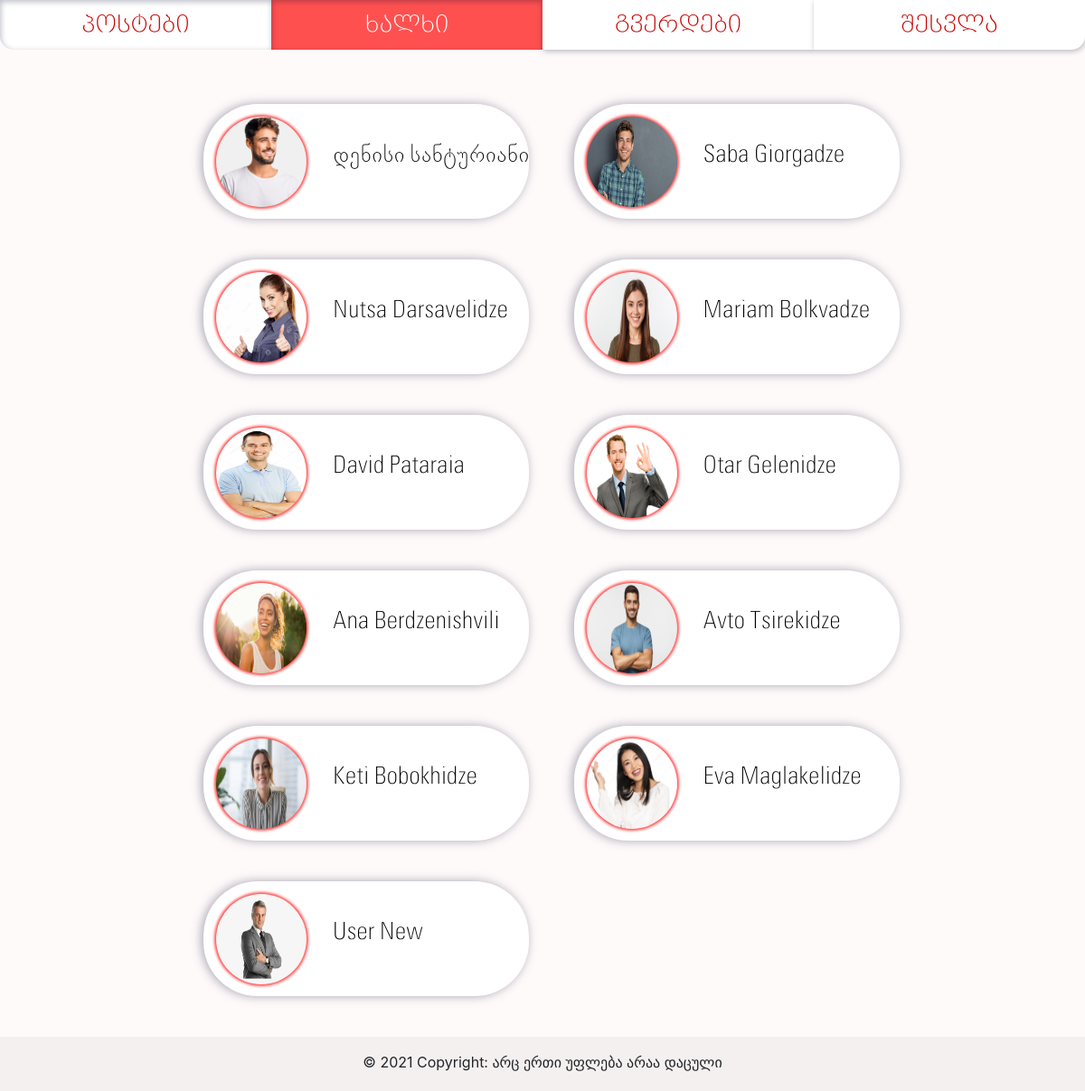
Screenshot of /people with the database file from the repository.
### app.py (models this page shows, shortened)
class UserModel(db.Model):
    __tablename__ = 'users'
    id = db.Column(db.Integer, primary_key=True)
    username = db.Column(db.String, unique=True)
    name_first = db.Column(db.String)
    name_last = db.Column(db.String)
    email = db.Column(db.String, unique=True)
    phone = db.Column(db.String)
    sex = db.Column(db.String)
    dob = db.Column(db.Date)
    password = db.Column(db.String)
    age = db.Column(db.Integer)
    picture = db.Column(db.String)
    post = db.relationship('PostsModel', backref='usermodel', uselist=False)

### routes.py (the view)
@app.route('/people')
def list_people():
    people_list = UserModel.query.all()
    return render_template('people.html', pages=pages_nav_list, people_list=people_list)

### templates/people.html
{% extends "base.html" %}
{% block content %}
{% from 'macros.html' import show_profile_picture %}
        <div class="profile-list-all">
        {% for p in people_list %}
            <a href="/profile/{{p.username}}">
                <div class="profile-list-one">
                    <table style="flex-direction: row">
                    <td>
                        <tr> {{ show_profile_picture(p, 'profile-list-image') }} </tr>
                    </td>
                    <td>
                        <tr><span class="profile-list-name"> {{ p.name_first }} {{ p.name_last }}
                        </span> </tr>
                    </td>
                    </table>
                </div>
            </a>
        {% endfor %}
        </div>
{% endblock %}

### templates/base.html (shortened to what this page needs)
{% from 'macros.html' import generate_navbar, generate_title %}
<!DOCTYPE html>
<html lang="en">
<head>
    <link rel="stylesheet" href="https://cdn.jsdelivr.net/npm/bootstrap@4.6.0/dist/css/bootstrap.min.css">
    <link rel="stylesheet" href="{{ url_for('static', filename='bpg-nino-elite-exp-caps.css') }}">
    <link rel="stylesheet" href="{{ url_for('static', filename='bpg-nino-elite.css') }}">
    <link rel="stylesheet" href="{{ url_for('static', filename='styles.css') }}">
</head>
<body>
    <div id="container">
        {{ generate_navbar(pages) }}
        {% block content %} {% endblock %}
        <footer>
            <div class="text-center p-3 container-fluid" id="footer">
            © 2021 Copyright: არც ერთი უფლება არაა დაცული
            </div>
        </footer>
    </div>
<link class="jsbin" href="http://ajax.googleapis.com/ajax/libs/jqueryui/1/themes/base/jquery-ui.css" rel="stylesheet" type="text/css" />
</body>
</html>

### templates/macros.html (shortened to what this page needs)
{% macro generate_navbar(pages) %}
    <nav class="c-12" id="navbar">
        {% for page in pages %}
            {% if request.endpoint.endswith(page[0]) %}
                <a class="c-3 nav-button active" href="{{ url_for(page[0]) }}">{{ page[1] }}</a>
            {% else %}
                <a class="c-3 nav-button nav-passive" href="{{ url_for(page[0]) }}">{{ page[1] }}</a>
            {% endif %}
        {% endfor %}
    </nav>
{% endmacro %}
{% macro show_profile_picture(user, style) %}
      {% if user.picture %}
        <img src="{{ url_for('static', filename='profile_pictures/%s' % user.picture) }}" class="{{style}}" alt="my_profile_picture">
      {% else %}
        <img src="{{ url_for('static', filename='profile_pictures/default_profile_picture.png') }}" class="{{style}}" alt="my_profile_picture">
      {% endif %}
{% endmacro %}

### static/styles.css (style rules this page uses)
html, body { margin:0; padding:0; height:100%; background-color: #fffafa; }
* { box-sizing: border-box; }
.c-3 { width: 25%; }
.c-12 { width: 100%; }
#footer { position: relative; bottom:0; width:100%; height:60px; background: rgba(0, 0, 0, 0.04); }
#navbar { display: flex; font-size: 26px; font-family: "BPG Nino Elite Exp Caps", sans-serif; }
.nav-button, .nav-button:hover { padding: 0.5rem 1rem; text-align: center; text-decoration: none; user-select: none; }
#navbar .active { background-color: #ff5050; box-shadow: inset 1px 2px 6px rgba(2, 12, 47, 0.27); color: white }
#navbar .nav-passive { background-color: white; border: none; box-shadow: 1px 2px 6px rgba(2, 12, 47, 0.27); color: #C70101; }
#navbar :first-child { border-bottom-left-radius: 15px; }
#navbar :last-child { border-bottom-right-radius: 15px; }
.profile-list-all { margin-left: 15%; margin-right: 10%; margin-top: 5%; flex-direction: row; }
.profile-list-one { display: inline-block; left: 10%; margin-left: 5%; margin-bottom: 5%; width: 40%; height: 5%; background-color: white; border-radius: 60px; padding: 1%; box-shadow: -2px 0 12px rgba(2, 12, 47, 0.35); }
.profile-list-name { font-family: "Open Sans Mixed", "BPG Nino Elite", sans-serif; font-size: 26px; color: #000000; overflow: hidden; margin-top: 2.3%; margin-left: 1.6%; white-space: nowrap; text-overflow: ellipsis; max-width: 250px; display: inline-block; position: absolute; }
.profile-list-image { border-radius: 50px; background-color: #ff5050; box-shadow: 0 0 3px 2px #ff5050; height: 100px; width: 100px; margin: 5px 10px 0 5px; }

### rows the page displays
UserModel: picture (picture), name_first "დენისი", name_last "სანტურიანი"
UserModel: picture (picture), name_first "Saba", name_last "Giorgadze"
UserModel: picture (picture), name_first "Nutsa", name_last "Darsavelidze"
UserModel: picture (picture), name_first "Mariam", name_last "Bolkvadze"
UserModel: picture (picture), name_first "David", name_last "Pataraia"
UserModel: picture (picture), name_first "Otar", name_last "Gelenidze"
UserModel: picture (picture), name_first "Ana", name_last "Berdzenishvili"
UserModel: picture (picture), name_first "Avto", name_last "Tsirekidze"
UserModel: picture (picture), name_first "Keti", name_last "Bobokhidze"
UserModel: picture (picture), name_first "Eva", name_last "Maglakelidze"
UserModel: picture (picture), name_first "User", name_last "New"

### other values shown
{{ page[1] }} "პოსტები" "გვერდები" "შესვლა"
{{ page[1] }} "ხალხი"
